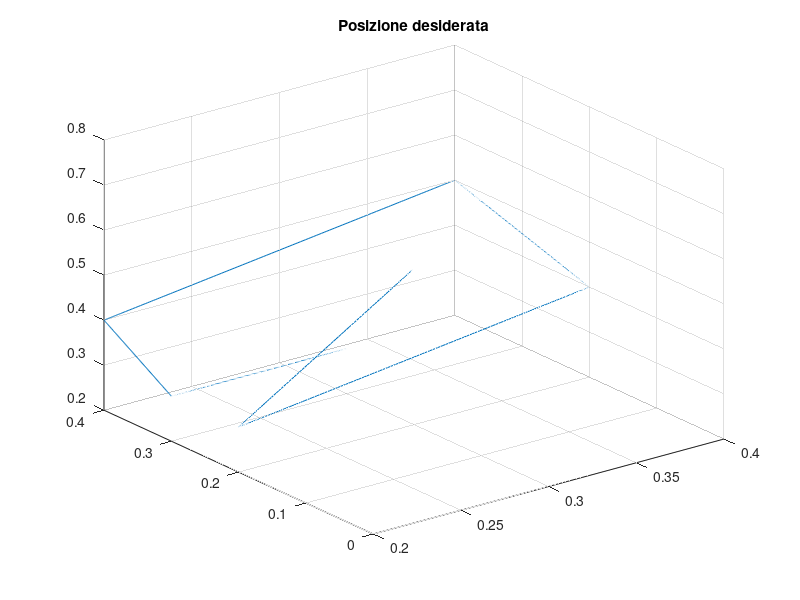
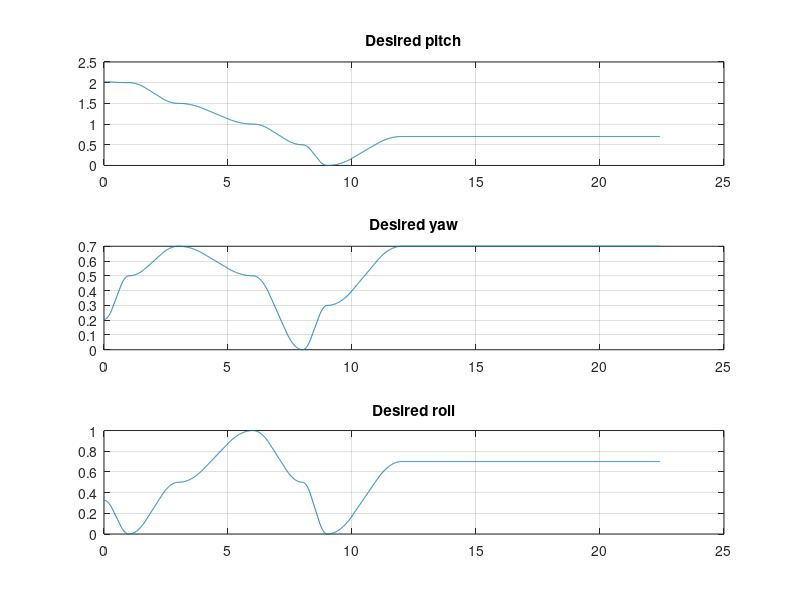
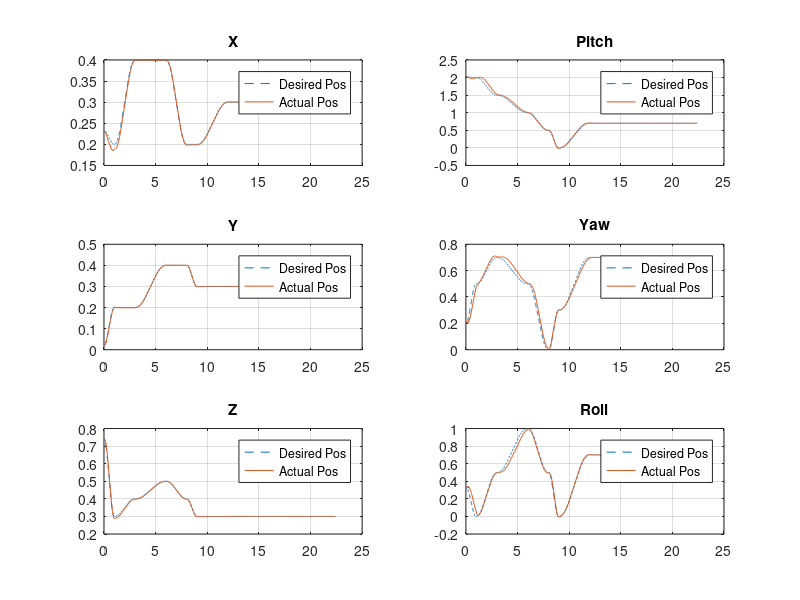
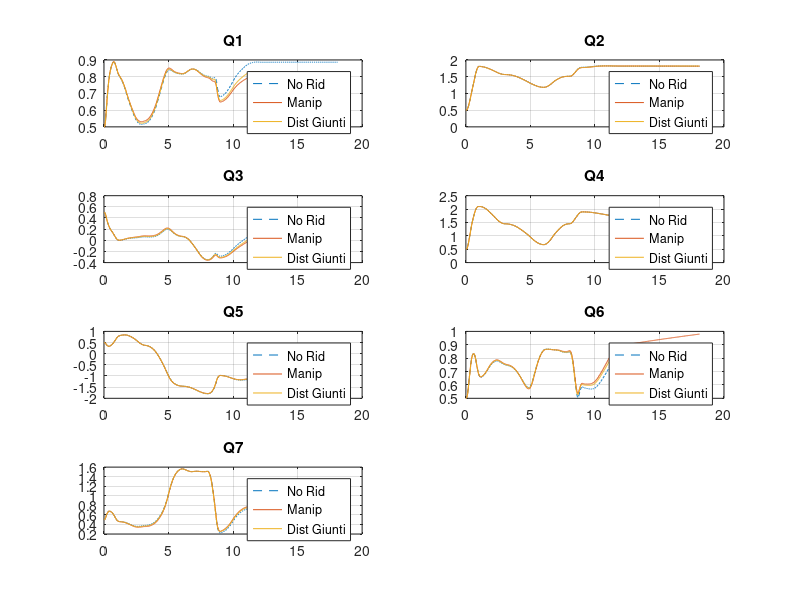

These figures' MATLAB source, in order: (Note: this script raises an error after producing the figures.)
close all; clear all; clc;

%%plot of Posizione desiderata in 3D
A = load('NORID_NOFORCE_MKD/DesiredPosFile.txt');
[r,c] = size(A);
a1 = zeros(r/6,1); a2 = a1; a3 = a1; a4 = a1; a5 = a1; a6 = a1;
cont = 1;

for i=1:6:r
    a1(cont) = A(i);
    a2(cont) = A(i+1);
    a3(cont) = A(i+2);
    a4(cont) = A(i+3);
    a5(cont) = A(i+4);
    a6(cont) = A(i+5);
    cont = cont +1;
end

t = linspace(0,r/600,r/6);

figure(1);
plot3(a1,a2,a3);
grid on;
title('Posizione desiderata');

figure(2);
subplot(3,1,1);
plot(t,a4);
grid on; 
title('Desired pitch');
subplot(3,1,2);
plot(t,a5);
grid on; 
title('Desired yaw');
subplot(3,1,3);
plot(t,a6);
grid on; 
title('Desired roll');

pause(); close all; clear all;

%%plot of posizione desiderata vs actual and errore per NoRidNoForce
A = load('NORID_NOFORCE_MKD/DesiredPosFile.txt');
B = load('NORID_NOFORCE_MKD/ActualPoseFile.txt');

[r,c] = size(A);
a1 = zeros(r/6,1); a2 = a1; a3 = a1; a4 = a1; a5 = a1; a6 = a1;
b1 = zeros(r/6,1); b2 = b1; b3 = b1; b4 = b1; b5 = b1; b6 = b1;

cont = 1;

for i=1:6:r
    a1(cont) = A(i);   b1(cont) = B(i);
    a2(cont) = A(i+1); b2(cont) = B(i+1);
    a3(cont) = A(i+2); b3(cont) = B(i+2);
    a4(cont) = A(i+3); b4(cont) = B(i+3);
    a5(cont) = A(i+4); b5(cont) = B(i+4);
    a6(cont) = A(i+5); b6(cont) = B(i+5);
    cont = cont +1;
end

t = linspace(0,r/600,r/6);

figure(3);
subplot(3,2,1);
plot(t,a1,'--');
hold on;
plot(t,b1);
grid on; 
legend('Desired Pos', 'Actual Pos');
title('X');
subplot(3,2,3);
plot(t,a2,'--');
hold on;
plot(t,b2);
grid on; 
legend('Desired Pos', 'Actual Pos');
title('Y');
subplot(3,2,5);
plot(t,a3,'--');
hold on;
plot(t,b3);
grid on; 
legend('Desired Pos', 'Actual Pos');
title('Z');
subplot(3,2,2);
plot(t,a4,'--');
hold on;
plot(t,b4);
grid on; 
legend('Desired Pos', 'Actual Pos');
title('Pitch');
subplot(3,2,4);
plot(t,a5,'--');
hold on;
plot(t,b5);
grid on; 
legend('Desired Pos', 'Actual Pos');
title('Yaw');
subplot(3,2,6);
plot(t,a6,'--');
hold on;
plot(t,b6);
grid on; 
legend('Desired Pos', 'Actual Pos');
title('Roll');

pause(); close all; clear all;

%%Plot of giunti vs giunti con ridondanza 
A = load('NORID_NOFORCE_MKD/QFile.txt');
B = load('RID1_NOFORCE/QFile.txt');
C = load('RID2_NOFORCE/QFile.txt');

[r1,c] = size(A);
[r2,c] = size(B);
[r3,c] = size(C);
dim = min([r1 r2 r3]);
a1 = zeros(dim/7,1); a2 = a1; a3 = a1; a4 = a1; a5 = a1; a6 = a1; a7 = a1;
b1 = zeros(dim/7,1); b2 = b1; b3 = b1; b4 = b1; b5 = b1; b6 = b1; b7 = b1;
c1 = zeros(dim/7,1); c2 = c1; c3 = c1; c4 = c1; c5 = c1; c6 = c1; c7 = c1;

cont = 1;

for i=1:7:dim
    a1(cont) = A(i);   b1(cont) = B(i);   c1(cont) = C(i); 
    a2(cont) = A(i+1); b2(cont) = B(i+1); c2(cont) = C(i+1);
    a3(cont) = A(i+2); b3(cont) = B(i+2); c3(cont) = C(i+2);
    a4(cont) = A(i+3); b4(cont) = B(i+3); c4(cont) = C(i+3);
    a5(cont) = A(i+4); b5(cont) = B(i+4); c5(cont) = C(i+4);
    a6(cont) = A(i+5); b6(cont) = B(i+5); c6(cont) = C(i+5);
    a7(cont) = A(i+6); b7(cont) = B(i+6); c7(cont) = C(i+6);
    cont = cont +1;
end

t = linspace(0,dim/700,dim/7);

figure(4);
subplot(4,2,1);
plot(t,a1,'--');
hold on;
plot(t,b1);
hold on;
plot(t,c1);
grid on; 
legend('No Rid', 'Manip' ,'Dist Giunti');
title('Q1');
subplot(4,2,2);
plot(t,a2,'--');
hold on;
plot(t,b2);
hold on;
plot(t,c2);
grid on; 
legend('No Rid', 'Manip' ,'Dist Giunti');
title('Q2');
subplot(4,2,3);
plot(t,a3,'--');
hold on;
plot(t,b3);
hold on;
plot(t,c3);
grid on; 
legend('No Rid', 'Manip' ,'Dist Giunti');
title('Q3');
subplot(4,2,4);
plot(t,a4,'--');
hold on;
plot(t,b4);
hold on;
plot(t,c4);
grid on; 
legend('No Rid', 'Manip' ,'Dist Giunti');
title('Q4');
subplot(4,2,5);
plot(t,a5,'--');
hold on;
plot(t,b5);
hold on;
plot(t,c5);
grid on; 
legend('No Rid', 'Manip' ,'Dist Giunti');
title('Q5');
subplot(4,2,6);
plot(t,a6,'--');
hold on;
plot(t,b6);
hold on;
plot(t,c6);
grid on; 
legend('No Rid', 'Manip' ,'Dist Giunti');
title('Q6');
subplot(4,2,7);
plot(t,a7,'--');
hold on;
plot(t,b7);
hold on;
plot(t,c7);
grid on; 
legend('No Rid', 'Manip' ,'Dist Giunti');
title('Q7');

pause(); close all; clear all;

%%Plot of Posizione Desiderata vs Actual Forza lienare Caso unitario caso MKD
A = load('RID1_NOFORCE/DesiredPosFile.txt');
B = load('RID1_LINFORCE_MKD/CompliancePosFile.txt');
D = load('RID1_LINFORCE_M15K1D5/CompliancePosFile.txt');
C = load('RID1_LINFORCE_M15K50D5/CompliancePosFile.txt');


[r1,c] = size(A);
[r2,c] = size(B);
[r3,c] = size(C);
[r4,c] = size(D);


dim = min([r1 r2 r3 r4]);
a1 = zeros(dim/6,1); a2 = a1; a3 = a1; a4 = a1; a5 = a1; a6 = a1;
b1 = zeros(dim/6,1); b2 = b1; b3 = b1; b4 = b1; b5 = b1; b6 = b1;
c1 = zeros(dim/6,1); c2 = c1; c3 = c1; c4 = c1; c5 = c1; c6 = c1;
d1 = zeros(dim/6,1); d2 = d1; d3 = d1; d4 = d1; d5 = d1; d6 = d1;


cont = 1;

for i=1:6:dim
    a1(cont) = A(i);   b1(cont) = B(i);   c1(cont) = C(i);   d1(cont) = D(i);   
    a2(cont) = A(i+1); b2(cont) = B(i+1); c2(cont) = C(i+1); d2(cont) = D(i+1); 
    a3(cont) = A(i+2); b3(cont) = B(i+2); c3(cont) = C(i+2); d3(cont) = D(i+2); 
    a4(cont) = A(i+3); b4(cont) = B(i+3); c4(cont) = C(i+3); d4(cont) = D(i+3); 
    a5(cont) = A(i+4); b5(cont) = B(i+4); c5(cont) = C(i+4); d5(cont) = D(i+4); 
    a6(cont) = A(i+5); b6(cont) = B(i+5); c6(cont) = C(i+5); d6(cont) = D(i+5); 
    cont = cont +1;
end

t = linspace(0,dim/600,dim/6);

figure(5);
subplot(3,1,1);
plot(t,a1,'--');
hold on;
plot(t,b1);
hold on;
plot(t,c1);
hold on;
plot(t,d1);
grid on; 
legend('No Force', 'M = 1, K = 1, D = 1' ,'M = 15, K = 50, D = 5', 'M = 15, K = 1, D = 5');
title('X');
subplot(3,1,2);
plot(t,a2,'--');
hold on;
plot(t,b2);
hold on;
plot(t,c2);
hold on;
plot(t,d2);
grid on; 
legend('No Force', 'M = 1, K = 1, D = 1' ,'M = 15, K = 50, D = 5', 'M = 15, K = 1, D = 5');
title('Y');
subplot(3,1,3);
plot(t,a3,'--');
hold on;
plot(t,b3);
hold on;
plot(t,c3);
hold on;
plot(t,d3);
grid on; 
legend('No Force', 'M = 1, K = 1, D = 1' ,'M = 15, K = 50, D = 5', 'M = 15, K = 1, D = 5');
title('Z');

figure(6);
subplot(3,3,1);
plot(t,a1-b1);
grid on; 
title('Xde');
subplot(3,3,4);
plot(t,a2-b2);
grid on; 
title('Yde');
subplot(3,3,7);
plot(t,a3-b3);
grid on;
title('Zde');
subplot(3,3,2);
plot(t,a1-c1);
grid on; 
title('Xde');
subplot(3,3,5);
plot(t,a2-c2);
grid on; 
title('Yde');
subplot(3,3,8);
plot(t,a3-c3);
grid on;
title('Zde');
subplot(3,3,3);
plot(t,a1-d1);
grid on; 
title('Xde');
subplot(3,3,6);
plot(t,a2-d2);
grid on; 
title('Yde');
subplot(3,3,9);
plot(t,a3-d3);
grid on;
title('Zde');

pause(); close all; clear all;

A = load('RID1_NOFORCE/DesiredPosFile.txt');
B = load('RID1_LINFORCE_MKD/CompliancePosFile.txt');
C = load('RID1_LINFORCE_M1K50D1/CompliancePosFile.txt');
D = load('RID1_LINFORCE_M15K50D5/CompliancePosFile.txt');
E = load('RID1_LINFORCE_M15K10D5/CompliancePosFile.txt');

[r1,c] = size(A);
[r2,c] = size(B);
[r3,c] = size(C);
[r4,c] = size(D);
[r5,c] = size(E);

dim = min([r1 r2 r3 r4 r5]);
a1 = zeros(dim/6,1); a2 = a1; a3 = a1; a4 = a1; a5 = a1; a6 = a1;
b1 = zeros(dim/6,1); b2 = b1; b3 = b1; b4 = b1; b5 = b1; b6 = b1;
c1 = zeros(dim/6,1); c2 = c1; c3 = c1; c4 = c1; c5 = c1; c6 = c1;
d1 = zeros(dim/6,1); d2 = d1; d3 = d1; d4 = d1; d5 = d1; d6 = d1;
e1 = zeros(dim/6,1); e2 = e1; e3 = e1; e4 = e1; e5 = e1; e6 = e1;

cont = 1;

for i=1:6:dim
    a1(cont) = A(i);   b1(cont) = B(i);   c1(cont) = C(i);   d1(cont) = D(i);   e1(cont) = E(i);
    a2(cont) = A(i+1); b2(cont) = B(i+1); c2(cont) = C(i+1); d2(cont) = D(i+1); e2(cont) = E(i+1);
    a3(cont) = A(i+2); b3(cont) = B(i+2); c3(cont) = C(i+2); d3(cont) = D(i+2); e3(cont) = E(i+2);
    a4(cont) = A(i+3); b4(cont) = B(i+3); c4(cont) = C(i+3); d4(cont) = D(i+3); e4(cont) = E(i+3);
    a5(cont) = A(i+4); b5(cont) = B(i+4); c5(cont) = C(i+4); d5(cont) = D(i+4); e5(cont) = E(i+4);
    a6(cont) = A(i+5); b6(cont) = B(i+5); c6(cont) = C(i+5); d6(cont) = D(i+5); e6(cont) = E(i+5);
    cont = cont +1;
end

t = linspace(0,dim/600,dim/6);

figure(7);
subplot(3,1,1);
plot(t,a1,'--');
hold on;
plot(t,b1);
hold on;
plot(t,c1);
hold on;
plot(t,d1);
grid on; 
plot(t,e1);
grid on; 
legend('No Force', 'M = 1, K = 1, D = 1' ,'M = 15, K = 50, D = 5', 'M = 1, K = 50, D = 1', 'M = 15, K = 10, D = 5');
title('X');
subplot(3,1,2);
plot(t,a2,'--');
hold on;
plot(t,b2);
hold on;
plot(t,c2);
hold on;
plot(t,d2);
grid on; 
plot(t,e2);
grid on; 
legend('No Force', 'M = 1, K = 1, D = 1' ,'M = 15, K = 50, D = 5', 'M = 1, K = 50, D = 1','M = 15, K = 10, D = 5');
title('Y');
subplot(3,1,3);
plot(t,a3,'--');
hold on;
plot(t,b3);
hold on;
plot(t,c3);
hold on;
plot(t,d3);
grid on; 
plot(t,e3);
grid on;
legend('No Force', 'M = 1, K = 1, D = 1' ,'M = 15, K = 50, D = 5', 'M = 1, K = 50, D = 1', 'M = 15, K = 10, D = 5');
title('Z');


pause(); close all; clear all;

A = load('RID1_LINFORCE_MKD/ActualPoseFile.txt');
[r,c] = size(A);
a1 = zeros(r/6,1); a2 = a1; a3 = a1; a4 = a1; a5 = a1; a6 = a1;
cont = 1;

for i=1:6:r
    a1(cont) = A(i);
    a2(cont) = A(i+1);
    a3(cont) = A(i+2);
    a4(cont) = A(i+3);
    a5(cont) = A(i+4);
    a6(cont) = A(i+5);
    cont = cont +1; 
end

figure(12);
plot3(a1,a2,a3);
hold on
A = load('RID1_LINFORCE_M15K1D5/ActualPoseFile.txt');
[r,c] = size(A);
a1 = zeros(r/6,1); a2 = a1; a3 = a1; a4 = a1; a5 = a1; a6 = a1;
cont = 1;
 
for i=1:6:r
    a1(cont) = A(i);
    a2(cont) = A(i+1);
    a3(cont) = A(i+2);
    a4(cont) = A(i+3);
    a5(cont) = A(i+4);
    a6(cont) = A(i+5);
    cont = cont +1;
end
plot3(a1,a2,a3);
hold on
A = load('RID1_LINFORCE_M15K50D5/ActualPoseFile.txt');
[r,c] = size(A);
a1 = zeros(r/6,1); a2 = a1; a3 = a1; a4 = a1; a5 = a1; a6 = a1;
cont = 1;
 
for i=1:6:r
    a1(cont) = A(i);
    a2(cont) = A(i+1);
    a3(cont) = A(i+2);
    a4(cont) = A(i+3);
    a5(cont) = A(i+4);
    a6(cont) = A(i+5);
    cont = cont +1;
end
plot3(a1,a2,a3);
A = load('RID1_LINFORCE_M15K10D5/ActualPoseFile.txt');
[r,c] = size(A);
a1 = zeros(r/6,1); a2 = a1; a3 = a1; a4 = a1; a5 = a1; a6 = a1;
cont = 1;
 
for i=1:6:r
    a1(cont) = A(i);
    a2(cont) = A(i+1);
    a3(cont) = A(i+2);
    a4(cont) = A(i+3);
    a5(cont) = A(i+4);
    a6(cont) = A(i+5);
    cont = cont +1;
end
plot3(a1,a2,a3);
grid on;
title('Posizione attuale');
legend('M = 1, K = 1, D = 1' ,'M = 15, K =  1, D = 50','M = 15, K = 50, D = 5','M = 15, K = 10, D = 5');


pause(); close all; clear all; 

%%Plot of up con forza sinusoidale caso untiario caso MKD
A = load('RID1_NOFORCE/DesiredPosFile.txt');
B = load('RID1_SINFORCE_MKD/CompliancePosFile.txt');
C = load('RID1_SINFORCE_M15K50D5/CompliancePosFile.txt');
D = load('RID1_SINFORCE_M15K50D5/ForceFile.txt');

[r1,c] = size(A); 
[r2,c] = size(B);
[r3,c] = size(C);
[r4,c] = size(C);

dim = min([r1 r2 r3 r4]);
a1 = zeros(dim/6,1); a2 = a1; a3 = a1; a4 = a1; a5 = a1; a6 = a1;
b1 = zeros(dim/6,1); b2 = b1; b3 = b1; b4 = b1; b5 = b1; b6 = b1;
c1 = zeros(dim/6,1); c2 = c1; c3 = c1; c4 = c1; c5 = c1; c6 = c1;
d1 = zeros(dim/6,1); d2 = d1; d3 = d1; d4 = d1; d5 = d1; d6 = d1;

cont = 1;

for i=1:6:dim
    a1(cont) = A(i);   b1(cont) = B(i);   c1(cont) = C(i);   d1(cont) = D(i);
    a2(cont) = A(i+1); b2(cont) = B(i+1); c2(cont) = C(i+1); d2(cont) = D(i+1);
    a3(cont) = A(i+2); b3(cont) = B(i+2); c3(cont) = C(i+2); d3(cont) = D(i+2);
    a4(cont) = A(i+3); b4(cont) = B(i+3); c4(cont) = C(i+3); d4(cont) = D(i+3);
    a5(cont) = A(i+4); b5(cont) = B(i+4); c5(cont) = C(i+4); d5(cont) = D(i+4);
    a6(cont) = A(i+5); b6(cont) = B(i+5); c6(cont) = C(i+5); d6(cont) = D(i+5);
    cont = cont +1;
end

t = linspace(0,dim/600,dim/6);

figure(8);
subplot(3,1,1);
plot(t,d1);
grid on; 
title('Force X');
subplot(3,1,2);
plot(t,d2);
grid on; 
title('Force Y');
subplot(3,1,3);
plot(t,d3);
grid on; 
title('Force Z');

figure(9);
subplot(3,1,1);
plot(t,a1,'--');
hold on;
plot(t,b1);
hold on;
plot(t,c1);
grid on; 
legend('No Force', 'M = 1, K = 1, D = 1' ,'M = 15, K = 50, D = 5');
title('X');
subplot(3,1,2);
plot(t,a2,'--');
hold on;
plot(t,b2);
hold on;
plot(t,c2);
grid on; 
legend('No Force', 'M = 1, K = 1, D = 1' ,'M = 15, K = 50, D = 5');
title('Y');
subplot(3,1,3);
plot(t,a3,'--');
hold on;
plot(t,b3);
hold on;
plot(t,c3);
grid on; 
legend('No Force', 'M = 1, K = 1, D = 1' ,'M = 15, K = 50, D = 5');
title('Z');

figure(10);
subplot(3,2,1);
plot(t,a1-b1);
grid on; 
title('Xde');
subplot(3,2,3);
plot(t,a2-b2);
grid on; 
title('Yde');
subplot(3,2,5);
plot(t,a3-b3);
grid on;
title('Zde');
subplot(3,2,2);
plot(t,a1-c1);
grid on; 
title('Xde');
subplot(3,2,4);
plot(t,a2-c2);
grid on; 
title('Yde');
subplot(3,2,6);
plot(t,a3-c3);
grid on;
title('Zde');

pause(); close all; clear all;

A = load('RID1_SINFORCE_MKD/ActualPoseFile.txt');
[r,c] = size(A);
a1 = zeros(r/6,1); a2 = a1; a3 = a1; a4 = a1; a5 = a1; a6 = a1;
cont = 1;

for i=1:6:r
    a1(cont) = A(i);
    a2(cont) = A(i+1);
    a3(cont) = A(i+2);
    a4(cont) = A(i+3);
    a5(cont) = A(i+4);
    a6(cont) = A(i+5);
    cont = cont +1; 
end

figure(11);
plot3(a1,a2,a3);
hold on
A = load('RID1_SINFORCE_M15K50D5/ActualPoseFile.txt');
[r,c] = size(A);
a1 = zeros(r/6,1); a2 = a1; a3 = a1; a4 = a1; a5 = a1; a6 = a1;
cont = 1;
 
for i=1:6:r
    a1(cont) = A(i);
    a2(cont) = A(i+1);
    a3(cont) = A(i+2);
    a4(cont) = A(i+3);
    a5(cont) = A(i+4);
    a6(cont) = A(i+5);
    cont = cont +1;
end
plot3(a1,a2,a3);
grid on;
title('Posizione attuale');
legend('M = 1, K = 1, D = 1' ,'M = 15, K = 50, D = 5');


pause(); close all; clear all;
